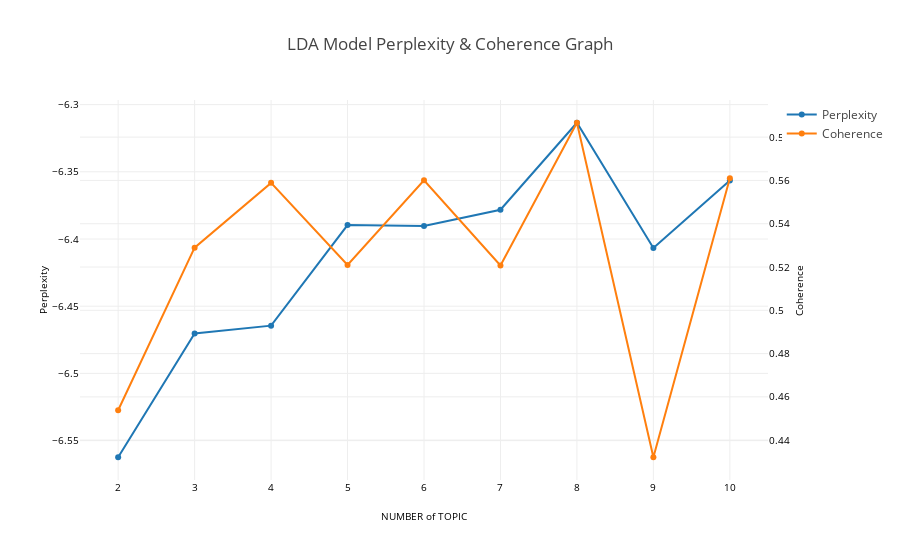

Notebook code cell kept with this figure:
### Code cell
MAX_TOPICS = 10 

tc.set_plotly()
tc.get_model_validation_graph("lda", tokenized_sentence_list, MAX_TOPICS)

### Figure 1 — Plotly figure (JSON) as saved in the notebook; plotly's stock layout.template omitted (floating-point values rounded to 4 significant figures)
{"data": [{"marker": {}, "name": "Perplexity", "type": "scatter", "x": ["2", "3", "4", "5", "6", "7", "8", "9", "10"], "y": [-6.562, -6.47, -6.464, -6.39, -6.39, -6.378, -6.313, -6.407, -6.356], "yaxis": "y"}, {"marker": {}, "name": "Coherence", "type": "scatter", "x": ["2", "3", "4", "5", "6", "7", "8", "9", "10"], "y": [0.4538, 0.5289, 0.5589, 0.521, 0.5601, 0.5207, 0.5867, 0.4321, 0.561], "yaxis": "y2"}], "layout": {"title": "LDA Model Perplexity & Coherence Graph", "xaxis": {"dtick": 1, "exponentformat": "e", "showexponent": "all", "showticklabels": true, "tickangle": 0, "tickfont": {"color": "black", "size": 10}, "title": "NUMBER of TOPIC", "titlefont": {"color": "black", "size": 10}}, "yaxis": {"exponentformat": "e", "showexponent": "all", "showticklabels": true, "tickangle": 0, "tickfont": {"color": "black", "size": 10}, "title": "Perplexity", "titlefont": {"color": "black", "size": 10}}, "yaxis2": {"overlaying": "y", "showticklabels": true, "side": "right", "tickangle": 0, "tickfont": {"color": "black", "size": 10}, "title": "Coherence", "titlefont": {"color": "black", "size": 10}}}}
